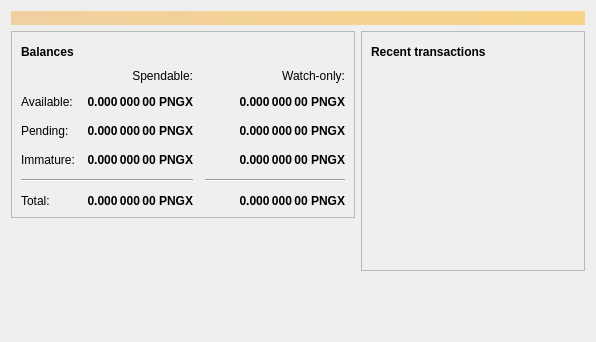
<?xml version="1.0" encoding="UTF-8"?>
<ui version="4.0">
 <class>OverviewPage</class>
 <widget class="QWidget" name="OverviewPage">
  <property name="geometry">
   <rect>
    <x>0</x>
    <y>0</y>
    <width>596</width>
    <height>342</height>
   </rect>
  </property>
  <property name="windowTitle">
   <string>Form</string>
  </property>
  <layout class="QVBoxLayout" name="topLayout">
   <item>
    <widget class="QLabel" name="labelAlerts">
     <property name="visible">
      <bool>false</bool>
     </property>
     <property name="styleSheet">
      <string notr="true">QLabel { background-color: qlineargradient(x1: 0, y1: 0, x2: 1, y2: 0, stop:0 #F0D0A0, stop:1 #F8D488); color:#000000; }</string>
     </property>
     <property name="wordWrap">
      <bool>true</bool>
     </property>
     <property name="margin">
      <number>3</number>
     </property>
     <property name="textInteractionFlags">
      <set>Qt::TextSelectableByMouse</set>
     </property>
    </widget>
   </item>
   <item>
    <layout class="QHBoxLayout" name="horizontalLayout" stretch="1,1">
     <item>
      <layout class="QVBoxLayout" name="verticalLayout_2">
       <item>
        <widget class="QFrame" name="frame">
         <property name="frameShape">
          <enum>QFrame::StyledPanel</enum>
         </property>
         <property name="frameShadow">
          <enum>QFrame::Raised</enum>
         </property>
         <layout class="QVBoxLayout" name="verticalLayout_4">
          <item>
           <layout class="QHBoxLayout" name="horizontalLayout_4">
            <item>
             <widget class="QLabel" name="label_5">
              <property name="font">
               <font>
                <weight>75</weight>
                <bold>true</bold>
               </font>
              </property>
              <property name="text">
               <string>Balances</string>
              </property>
             </widget>
            </item>
            <item>
             <widget class="QPushButton" name="labelWalletStatus">
              <property name="enabled">
               <bool>true</bool>
              </property>
              <property name="maximumSize">
               <size>
                <width>30</width>
                <height>16777215</height>
               </size>
              </property>
              <property name="toolTip">
               <string>The displayed information may be out of date. Your wallet automatically synchronizes with the PenguinX network after a connection is established, but this process has not completed yet.</string>
              </property>
              <property name="text">
               <string/>
              </property>
              <property name="icon">
               <iconset resource="../bitcoin.qrc">
                <normaloff>:/icons/warning</normaloff>
                <disabledoff>:/icons/warning</disabledoff>:/icons/warning</iconset>
              </property>
              <property name="iconSize">
               <size>
                <width>24</width>
                <height>24</height>
               </size>
              </property>
              <property name="flat">
               <bool>true</bool>
              </property>
             </widget>
            </item>
            <item>
             <spacer name="horizontalSpacer_3">
              <property name="orientation">
               <enum>Qt::Horizontal</enum>
              </property>
              <property name="sizeHint" stdset="0">
               <size>
                <width>40</width>
                <height>20</height>
               </size>
              </property>
             </spacer>
            </item>
           </layout>
          </item>
          <item>
           <layout class="QGridLayout" name="gridLayout">
            <property name="spacing">
             <number>12</number>
            </property>
            <item row="2" column="2">
             <widget class="QLabel" name="labelWatchPending">
              <property name="font">
               <font>
                <weight>75</weight>
                <bold>true</bold>
               </font>
              </property>
              <property name="cursor">
               <cursorShape>IBeamCursor</cursorShape>
              </property>
              <property name="toolTip">
               <string>Unconfirmed transactions to watch-only addresses</string>
              </property>
              <property name="text">
               <string notr="true">0.000 000 00 PNGX</string>
              </property>
              <property name="alignment">
               <set>Qt::AlignRight|Qt::AlignTrailing|Qt::AlignVCenter</set>
              </property>
              <property name="textInteractionFlags">
               <set>Qt::LinksAccessibleByMouse|Qt::TextSelectableByKeyboard|Qt::TextSelectableByMouse</set>
              </property>
             </widget>
            </item>
            <item row="2" column="1">
             <widget class="QLabel" name="labelUnconfirmed">
              <property name="font">
               <font>
                <weight>75</weight>
                <bold>true</bold>
               </font>
              </property>
              <property name="cursor">
               <cursorShape>IBeamCursor</cursorShape>
              </property>
              <property name="toolTip">
               <string>Total of transactions that have yet to be confirmed, and do not yet count toward the spendable balance</string>
              </property>
              <property name="text">
               <string notr="true">0.000 000 00 PNGX</string>
              </property>
              <property name="alignment">
               <set>Qt::AlignRight|Qt::AlignTrailing|Qt::AlignVCenter</set>
              </property>
              <property name="textInteractionFlags">
               <set>Qt::LinksAccessibleByMouse|Qt::TextSelectableByKeyboard|Qt::TextSelectableByMouse</set>
              </property>
             </widget>
            </item>
            <item row="3" column="2">
             <widget class="QLabel" name="labelWatchImmature">
              <property name="font">
               <font>
                <weight>75</weight>
                <bold>true</bold>
               </font>
              </property>
              <property name="cursor">
               <cursorShape>IBeamCursor</cursorShape>
              </property>
              <property name="toolTip">
               <string>Mined balance in watch-only addresses that has not yet matured</string>
              </property>
              <property name="text">
               <string notr="true">0.000 000 00 PNGX</string>
              </property>
              <property name="alignment">
               <set>Qt::AlignRight|Qt::AlignTrailing|Qt::AlignVCenter</set>
              </property>
              <property name="textInteractionFlags">
               <set>Qt::LinksAccessibleByMouse|Qt::TextSelectableByKeyboard|Qt::TextSelectableByMouse</set>
              </property>
             </widget>
            </item>
            <item row="4" column="0" colspan="2">
             <widget class="Line" name="line">
              <property name="orientation">
               <enum>Qt::Horizontal</enum>
              </property>
             </widget>
            </item>
            <item row="4" column="2">
             <widget class="Line" name="lineWatchBalance">
              <property name="sizePolicy">
               <sizepolicy hsizetype="Preferred" vsizetype="Fixed">
                <horstretch>0</horstretch>
                <verstretch>0</verstretch>
               </sizepolicy>
              </property>
              <property name="minimumSize">
               <size>
                <width>140</width>
                <height>0</height>
               </size>
              </property>
              <property name="orientation">
               <enum>Qt::Horizontal</enum>
              </property>
             </widget>
            </item>
            <item row="5" column="0">
             <widget class="QLabel" name="labelTotalText">
              <property name="text">
               <string>Total:</string>
              </property>
             </widget>
            </item>
            <item row="3" column="1">
             <widget class="QLabel" name="labelImmature">
              <property name="font">
               <font>
                <weight>75</weight>
                <bold>true</bold>
               </font>
              </property>
              <property name="cursor">
               <cursorShape>IBeamCursor</cursorShape>
              </property>
              <property name="toolTip">
               <string>Mined balance that has not yet matured</string>
              </property>
              <property name="text">
               <string notr="true">0.000 000 00 PNGX</string>
              </property>
              <property name="alignment">
               <set>Qt::AlignRight|Qt::AlignTrailing|Qt::AlignVCenter</set>
              </property>
              <property name="textInteractionFlags">
               <set>Qt::LinksAccessibleByMouse|Qt::TextSelectableByKeyboard|Qt::TextSelectableByMouse</set>
              </property>
             </widget>
            </item>
            <item row="2" column="3">
             <spacer name="horizontalSpacer_2">
              <property name="orientation">
               <enum>Qt::Horizontal</enum>
              </property>
              <property name="sizeHint" stdset="0">
               <size>
                <width>40</width>
                <height>20</height>
               </size>
              </property>
             </spacer>
            </item>
            <item row="3" column="0">
             <widget class="QLabel" name="labelImmatureText">
              <property name="text">
               <string>Immature:</string>
              </property>
             </widget>
            </item>
            <item row="5" column="1">
             <widget class="QLabel" name="labelTotal">
              <property name="font">
               <font>
                <weight>75</weight>
                <bold>true</bold>
               </font>
              </property>
              <property name="cursor">
               <cursorShape>IBeamCursor</cursorShape>
              </property>
              <property name="toolTip">
               <string>Your current total balance</string>
              </property>
              <property name="text">
               <string notr="true">0.000 000 00 PNGX</string>
              </property>
              <property name="alignment">
               <set>Qt::AlignRight|Qt::AlignTrailing|Qt::AlignVCenter</set>
              </property>
              <property name="textInteractionFlags">
               <set>Qt::LinksAccessibleByMouse|Qt::TextSelectableByKeyboard|Qt::TextSelectableByMouse</set>
              </property>
             </widget>
            </item>
            <item row="5" column="2">
             <widget class="QLabel" name="labelWatchTotal">
              <property name="font">
               <font>
                <weight>75</weight>
                <bold>true</bold>
               </font>
              </property>
              <property name="cursor">
               <cursorShape>IBeamCursor</cursorShape>
              </property>
              <property name="toolTip">
               <string>Current total balance in watch-only addresses</string>
              </property>
              <property name="text">
               <string notr="true">0.000 000 00 PNGX</string>
              </property>
              <property name="alignment">
               <set>Qt::AlignRight|Qt::AlignTrailing|Qt::AlignVCenter</set>
              </property>
              <property name="textInteractionFlags">
               <set>Qt::LinksAccessibleByMouse|Qt::TextSelectableByKeyboard|Qt::TextSelectableByMouse</set>
              </property>
             </widget>
            </item>
            <item row="0" column="2">
             <widget class="QLabel" name="labelWatchonly">
              <property name="text">
               <string>Watch-only:</string>
              </property>
              <property name="alignment">
               <set>Qt::AlignRight|Qt::AlignTrailing|Qt::AlignVCenter</set>
              </property>
             </widget>
            </item>
            <item row="1" column="0">
             <widget class="QLabel" name="labelBalanceText">
              <property name="text">
               <string>Available:</string>
              </property>
             </widget>
            </item>
            <item row="1" column="1">
             <widget class="QLabel" name="labelBalance">
              <property name="font">
               <font>
                <weight>75</weight>
                <bold>true</bold>
               </font>
              </property>
              <property name="cursor">
               <cursorShape>IBeamCursor</cursorShape>
              </property>
              <property name="toolTip">
               <string>Your current spendable balance</string>
              </property>
              <property name="text">
               <string notr="true">0.000 000 00 PNGX</string>
              </property>
              <property name="alignment">
               <set>Qt::AlignRight|Qt::AlignTrailing|Qt::AlignVCenter</set>
              </property>
              <property name="textInteractionFlags">
               <set>Qt::LinksAccessibleByMouse|Qt::TextSelectableByKeyboard|Qt::TextSelectableByMouse</set>
              </property>
             </widget>
            </item>
            <item row="1" column="2">
             <widget class="QLabel" name="labelWatchAvailable">
              <property name="font">
               <font>
                <weight>75</weight>
                <bold>true</bold>
               </font>
              </property>
              <property name="cursor">
               <cursorShape>IBeamCursor</cursorShape>
              </property>
              <property name="toolTip">
               <string>Your current balance in watch-only addresses</string>
              </property>
              <property name="text">
               <string notr="true">0.000 000 00 PNGX</string>
              </property>
              <property name="alignment">
               <set>Qt::AlignRight|Qt::AlignTrailing|Qt::AlignVCenter</set>
              </property>
              <property name="textInteractionFlags">
               <set>Qt::LinksAccessibleByMouse|Qt::TextSelectableByKeyboard|Qt::TextSelectableByMouse</set>
              </property>
             </widget>
            </item>
            <item row="2" column="0">
             <widget class="QLabel" name="labelPendingText">
              <property name="text">
               <string>Pending:</string>
              </property>
             </widget>
            </item>
            <item row="0" column="1">
             <widget class="QLabel" name="labelSpendable">
              <property name="text">
               <string>Spendable:</string>
              </property>
              <property name="alignment">
               <set>Qt::AlignRight|Qt::AlignTrailing|Qt::AlignVCenter</set>
              </property>
             </widget>
            </item>
           </layout>
          </item>
         </layout>
        </widget>
       </item>
       <item>
        <spacer name="verticalSpacer">
         <property name="orientation">
          <enum>Qt::Vertical</enum>
         </property>
         <property name="sizeHint" stdset="0">
          <size>
           <width>20</width>
           <height>40</height>
          </size>
         </property>
        </spacer>
       </item>
      </layout>
     </item>
     <item>
      <layout class="QVBoxLayout" name="verticalLayout_3">
       <item>
        <widget class="QFrame" name="frame_2">
         <property name="frameShape">
          <enum>QFrame::StyledPanel</enum>
         </property>
         <property name="frameShadow">
          <enum>QFrame::Raised</enum>
         </property>
         <layout class="QVBoxLayout" name="verticalLayout">
          <item>
           <layout class="QHBoxLayout" name="horizontalLayout_2">
            <item>
             <widget class="QLabel" name="label_4">
              <property name="font">
               <font>
                <weight>75</weight>
                <bold>true</bold>
               </font>
              </property>
              <property name="text">
               <string>Recent transactions</string>
              </property>
             </widget>
            </item>
            <item>
             <widget class="QPushButton" name="labelTransactionsStatus">
              <property name="enabled">
               <bool>true</bool>
              </property>
              <property name="maximumSize">
               <size>
                <width>30</width>
                <height>16777215</height>
               </size>
              </property>
              <property name="toolTip">
               <string>The displayed information may be out of date. Your wallet automatically synchronizes with the PenguinX network after a connection is established, but this process has not completed yet.</string>
              </property>
              <property name="text">
               <string/>
              </property>
              <property name="icon">
               <iconset resource="../bitcoin.qrc">
                <normaloff>:/icons/warning</normaloff>
                <disabledoff>:/icons/warning</disabledoff>:/icons/warning</iconset>
              </property>
              <property name="iconSize">
               <size>
                <width>24</width>
                <height>24</height>
               </size>
              </property>
              <property name="flat">
               <bool>true</bool>
              </property>
             </widget>
            </item>
            <item>
             <spacer name="horizontalSpacer">
              <property name="orientation">
               <enum>Qt::Horizontal</enum>
              </property>
              <property name="sizeHint" stdset="0">
               <size>
                <width>40</width>
                <height>20</height>
               </size>
              </property>
             </spacer>
            </item>
           </layout>
          </item>
          <item>
           <widget class="QListView" name="listTransactions">
            <property name="styleSheet">
             <string notr="true">QListView { background: transparent; }</string>
            </property>
            <property name="frameShape">
             <enum>QFrame::NoFrame</enum>
            </property>
            <property name="verticalScrollBarPolicy">
             <enum>Qt::ScrollBarAlwaysOff</enum>
            </property>
            <property name="horizontalScrollBarPolicy">
             <enum>Qt::ScrollBarAlwaysOff</enum>
            </property>
            <property name="selectionMode">
             <enum>QAbstractItemView::NoSelection</enum>
            </property>
           </widget>
          </item>
         </layout>
        </widget>
       </item>
       <item>
        <spacer name="verticalSpacer_2">
         <property name="orientation">
          <enum>Qt::Vertical</enum>
         </property>
         <property name="sizeHint" stdset="0">
          <size>
           <width>20</width>
           <height>40</height>
          </size>
         </property>
        </spacer>
       </item>
      </layout>
     </item>
    </layout>
   </item>
  </layout>
 </widget>
 <resources/>
 <connections/>
</ui>
